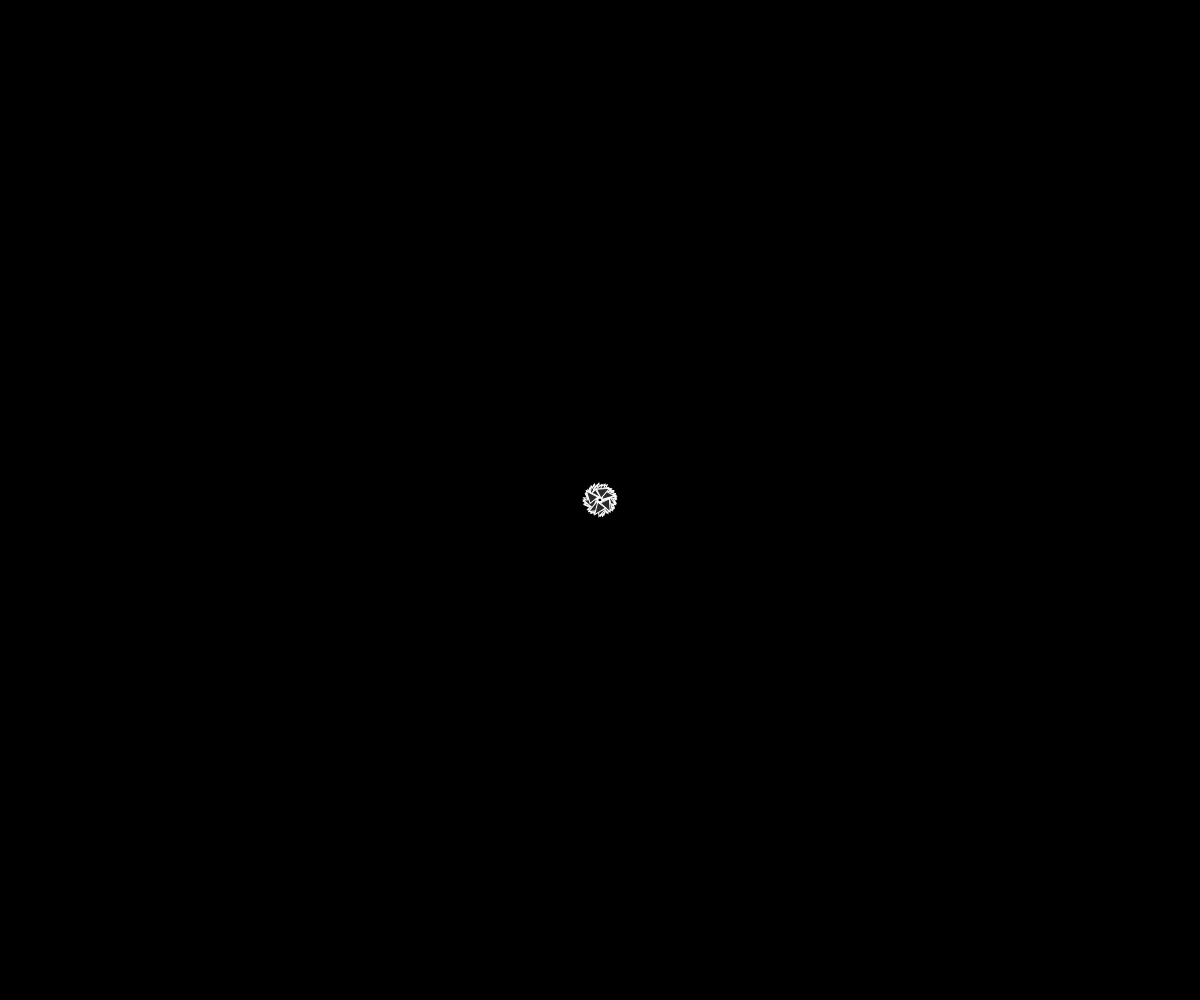
Frame 1 (no input)
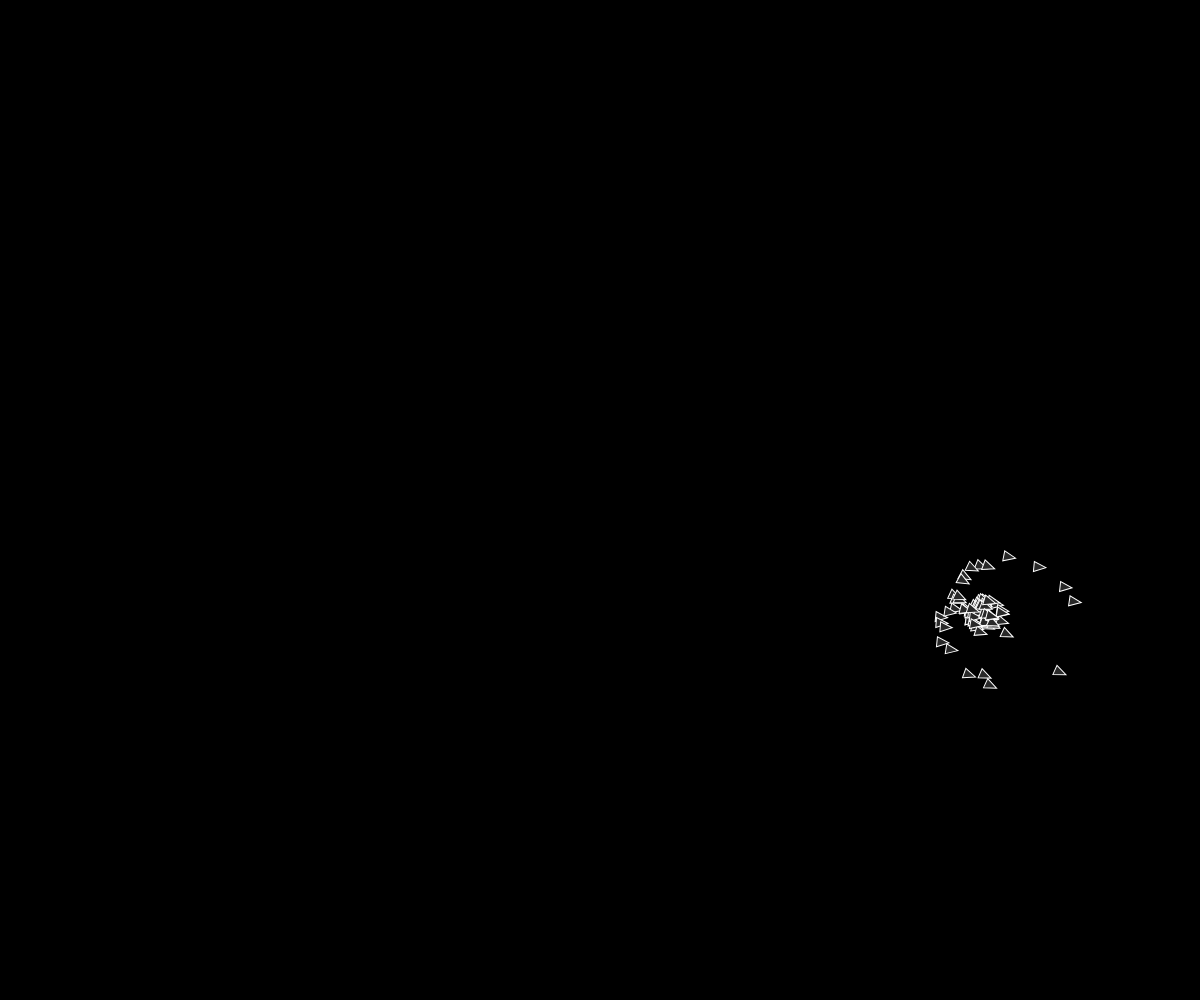
Frame 60 (no input)
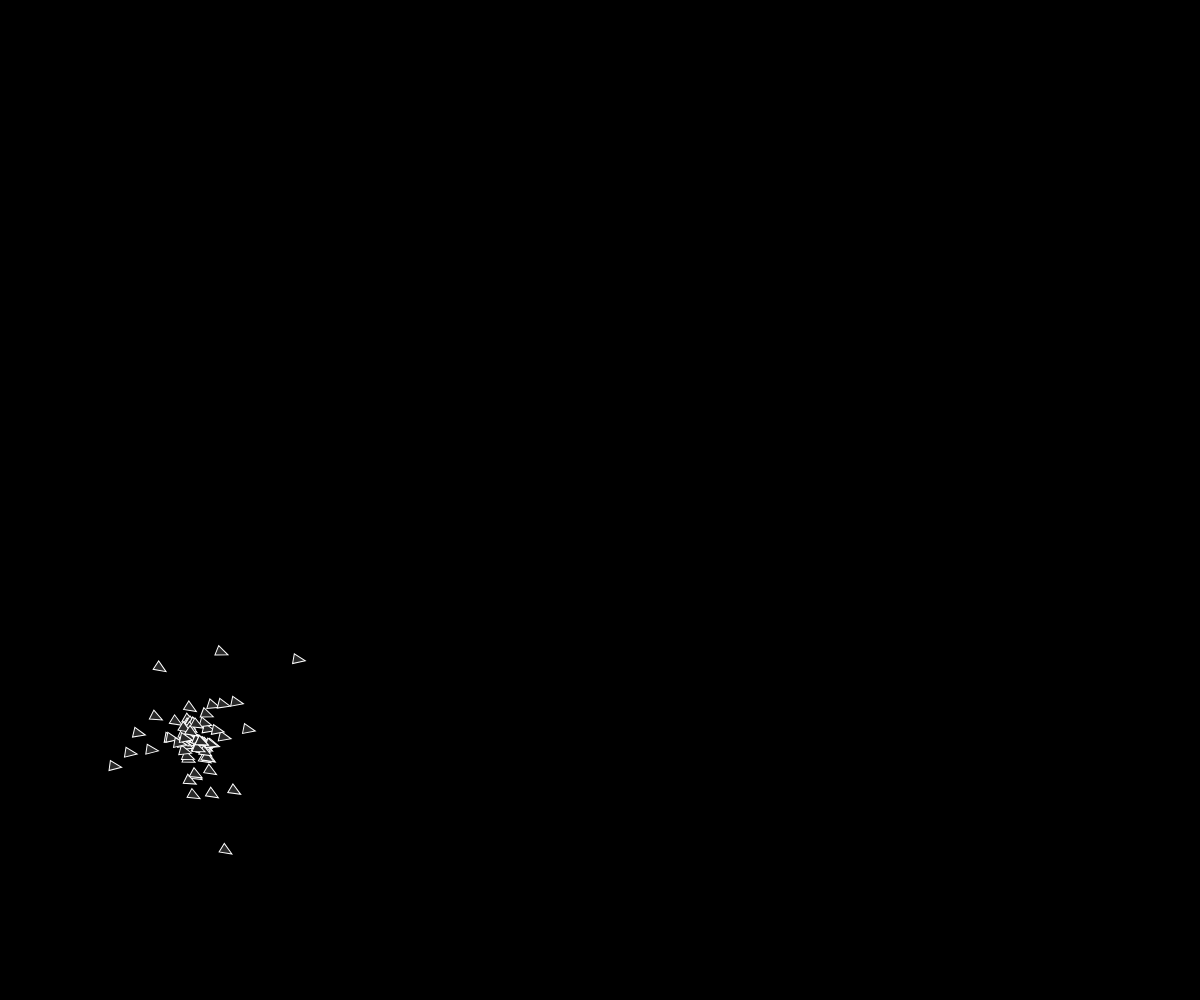
Frame 120 (the mouse pressed at the canvas centre since frame 60)

The p5.js sketch that drew these frames (run headless with seeded random() and noise() and a simulated clock; from frame 60 on, the mouse is pressed at the canvas centre):

// p5.js sketch
// ── sketch.js
const flock = [];
const obstacles = [];
function setup() {
    createCanvas(windowWidth, windowHeight);

    for (let i = 0; i < 100; i++) {
        flock.push(new Boid())
    }

    // for (let i = 0; i < 2; i++){
    //     obstacles.push(new Block());
    // }

    // valueSlider = createSlider(10, 900, 170, 1);
    // valueSlider.position(10, 10)

  
}

function draw() {
    background(0);    
    for(let boid of flock){
        boid.edges();
        boid.flock(flock);
        boid.update();
        boid.show();
    }
}


// ── block.js
class Block{
    constructor() {
        this.center = createVector(random(width), random(height));
        this.width = random(20,100);
        this.height = random(20, 100);
    }

    intersect(point) {
        if ((point.position.x > (this.center.x + 0.5*this.width))||
           (point.position.x < (this.center.x - 0.5*this.width))||
           (point.position.y > (this.center.y + 0.5*this.height))||
           (point.position.y < (this.center.y - 0.5*this.height))
           ){


            return(false);
        }else{

    


            return(true);
        }
    }

    show() {
        rect(this.center.x, this.center.y, this.width, this.height);
    }
}
// ── boid.js
class Boid{
    constructor() {
        // this.position = createVector(random(width), random(height));
        this.position = createVector(width/2, height/2);

        this.velocity = p5.Vector.random2D();
        this.velocity.setMag(random(2, 4));
        this.accelration = createVector();
        this.maxForce = 0.8;
        this.maxSpeed = 9;
    }

    edges() {
        if (this.position.x > width){
            this.position.x = 0;
        } else if (this.position.x < 0){
            this.position.x = width;
        }

        if (this.position.y > height){
            this.position.y = 0;
        } else if (this.position.y < 0){
            this.position.y = height;
        }
        
    }

    flock(boids) {
        let align_steering = createVector();
        let cohesion_steering = createVector();
        let separation_steering = createVector();

        // let perception = valueSlider.value();
        let perception = 170;
        let total = 0;
        for (let other of boids) {
            let d = dist(
                this.position.x, 
                this.position.y, 
                other.position.x, 
                other.position.y);

            if(other != this && d<perception){
                align_steering.add(other.velocity);
                
                cohesion_steering.add(other.position);

                let diff = p5.Vector.sub(this.position, other.position);
                diff.div(d);
                separation_steering.add(diff);
                total++;
            }
        }

        if(total > 0){
            align_steering.div(total);
            align_steering.setMag(this.maxSpeed);
            align_steering.sub(this.velocity);
            align_steering.limit(this.maxForce);
            
            cohesion_steering.div(total);
            cohesion_steering.sub(this.position)
            cohesion_steering.setMag(this.maxSpeed);
            cohesion_steering.sub(this.velocity);
            cohesion_steering.limit(this.maxForce);

            separation_steering.div(total);
            separation_steering.setMag(this.maxSpeed);
            separation_steering.sub(this.velocity);
            separation_steering.limit(this.maxForce);
        }
        
        this.accelration.add(align_steering);
        this.accelration.add(cohesion_steering);
        this.accelration.add(separation_steering)
        
    }

    update() {
        this.position.add(this.velocity);
        this.velocity.add(this.accelration);
        this.velocity.limit(this.maxSpeed);
        this.accelration.mult(0);
    }
    
    show() {


            let triangleSize = 10;

            let x = this.position.x;
            let y = this.position.y;
            fill(41);
            stroke(255);
            push();
            translate(x, y);
            rotate(this.velocity.heading() - radians(90));
            triangle(0,0,triangleSize,0,triangleSize / 2,triangleSize * 1.2);
            pop();

        

        
    }
}
// ── subdivsion.js
class Rectangle {
    constructor(x, y, w, h) {
      this.x = x;
      this.y = y;
      this.w = w;
      this.h = h;
    }

    
}
